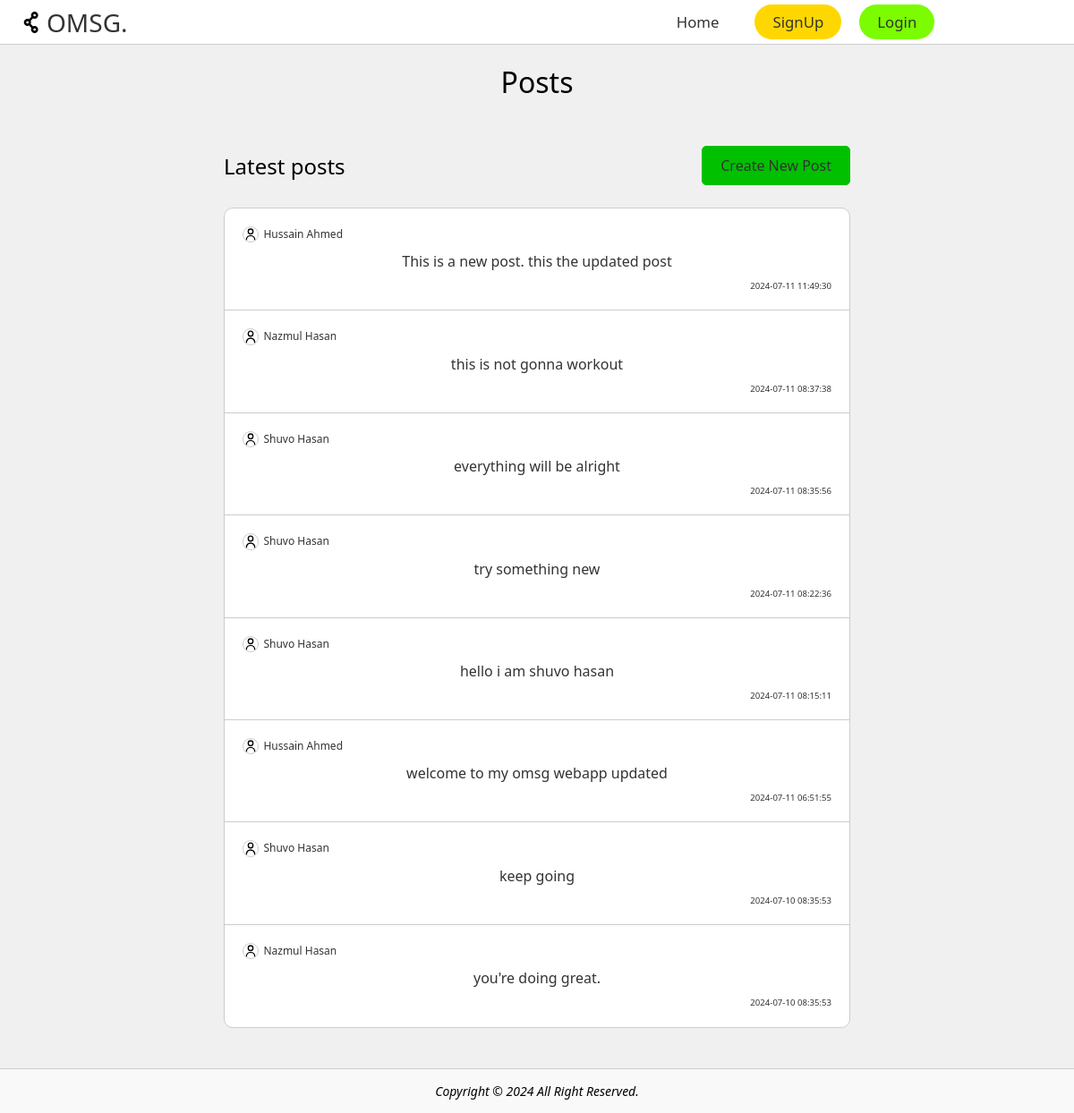
/posts.php, run on the app's committed database.
### tables this page shows
CREATE TABLE `message` (
  `id` int(11) NOT NULL,
  `userid` int(11) NOT NULL,
  `msg` varchar(500) NOT NULL,
  `timestamp` timestamp NOT NULL DEFAULT CURRENT_TIMESTAMP ON UPDATE CURRENT_TIMESTAMP
);

CREATE TABLE `users` (
  `id` int(11) NOT NULL,
  `name` varchar(255) NOT NULL,
  `email` varchar(255) NOT NULL,
  `phone` varchar(20) NOT NULL,
  `password` varchar(255) NOT NULL
);

### posts.php (the view, shortened to what this page needs)
<?php
include('connection.php');
?>
<html lang="en">
<head>
  <link rel="stylesheet" href="./assets/css/posts.css">
</head>
<body>
  <?php include 'header.php'; ?>
  <main>
		<h1>Posts</h1>
    <section id="messages-container">
			<h3>Latest posts <a id="create-post" href="createpost.php">Create New Post</a></h3>
      <div id="messages">
				<?php
					$query = 'select * from message order by id desc';
					$result = mysqli_query($conn, $query);
					if(mysqli_num_rows($result) > 0){
						while($messages = mysqli_fetch_assoc($result)){
							$userid = $messages["userid"];
							$userquery = mysqli_query($conn,"select * from users where id = '$userid'");
							$user = mysqli_fetch_assoc($userquery);
							?>
							<div>
								<a href="#"><img class="user-icon" src="./assets/images/user-icon.svg" alt="user-icon"><p><?php echo $user['name']; ?></p></a>
								<p><?php echo $messages['msg']; ?></p>
								<div class="timestamp"><?php echo $messages['timestamp']; ?></div>
								</div>
							<?php
						}
					}else {
						echo 'No OMSGs posted yet.';
					}
				 ?>
			</div>
    </section>
  </main>
  <?php include 'footer.php'; ?>
</body>
</html>

### header.php
<header>
	<nav>
		<a href="index.php"><img id='logo' src="assets/images/logo.svg" alt="logo"><h2>OMSG.</h2></a>
		<ul>
			<li><a href="<?php if(isset($_SESSION['userid'])){ ?>user.php<?php } else { ?>index.php<?php }; ?>">Home</a></li>
			<?php if(isset($_SESSION['userid'])){ ?>
				<li><a href="posts.php">Posts</a></li>
				<li><a id="logout" href="user.php?logout=true">Logout</a></li>
			<?php }else{ ?>
				<li><a id="signup" href="signup.php">SignUp</a></li>
				<li><a id="login" href="login.php">Login</a></li>
			<?php }
			?>
		</ul>
	</nav>
</header>

### footer.php (shortened to what this page needs)
<footer>
	<p>copyright &copy; <span id="year"></span> all right reserved.</p>
</footer>

### assets/css/posts.css (style rules this page uses)
main { text-align: center; padding: 20px; }
#messages-container { margin-top: 50px; }
#messages { margin: 25px auto; display: flex; flex-direction: column; max-width: 700px; width: 100%; border: 1px solid var(--borderc); border-radius: 10px; color: var(--color); background-color: #fff; overflow: hidden; }
#messages > div { padding: 20px; border-bottom: 1px solid var(--borderc); transition: all .1s linear; cursor: pointer; }
#messages div a { display: flex; gap: 5px; margin-bottom: 10px; }
#messages div:last-child { border-color: transparent; }
#messages div a p { text-align: left; font-weight: 500; font-size: .75rem; }
.user-icon { width: 1.15rem; border: 1px solid var(--borderc); border-radius: 50%; }
#messages div > p { padding-bottom: 10px; }
.timestamp { font-size: .6rem; text-align: right; display: flex; flex-direction: row-reverse; justify-content: space-between; }
h3 { max-width: 700px; margin: 0 auto; display: flex; align-items: center; justify-content: space-between; }
#create-post { padding: 10px 20px; background-color: rgb(0, 192, 0); border-radius: 5px; border: 1px solid rgb(0, 192, 0); transition: all 0.1s linear; font-weight: 500; font-size: 1rem; }

### data on the page
message: userid.name "Hussain Ahmed", msg "This is a new post. this the updated post", timestamp "2024-07-11 11:49:30"
message: userid.name "Nazmul Hasan", msg "this is not gonna workout", timestamp "2024-07-11 08:37:38"
message: userid.name "Shuvo Hasan", msg "everything will be alright", timestamp "2024-07-11 08:35:56"
message: userid.name "Shuvo Hasan", msg "try something new", timestamp "2024-07-11 08:22:36"
message: userid.name "Shuvo Hasan", msg "hello i am shuvo hasan", timestamp "2024-07-11 08:15:11"
message: userid.name "Hussain Ahmed", msg "welcome to my omsg webapp updated", timestamp "2024-07-11 06:51:55"
message: userid.name "Shuvo Hasan", msg "keep going", timestamp "2024-07-10 08:35:53"
message: userid.name "Nazmul Hasan", msg "you're doing great.", timestamp "2024-07-10 08:35:53"
